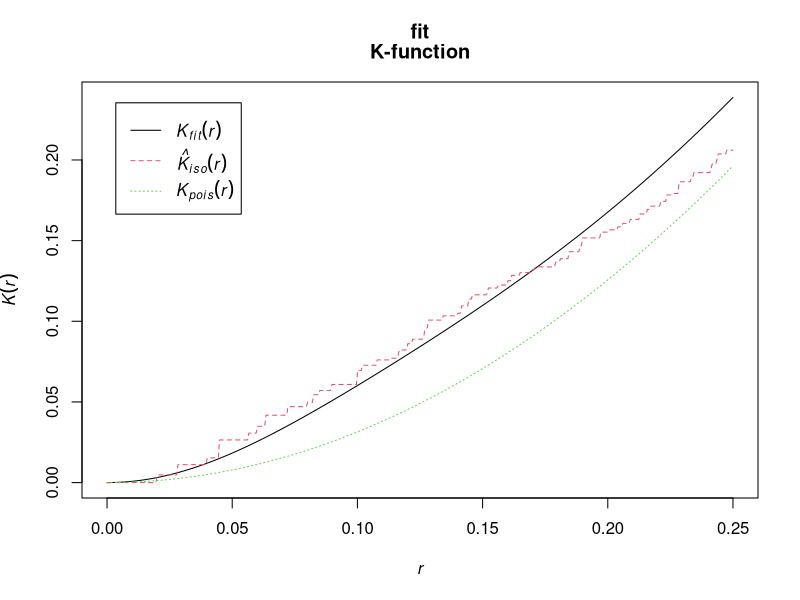
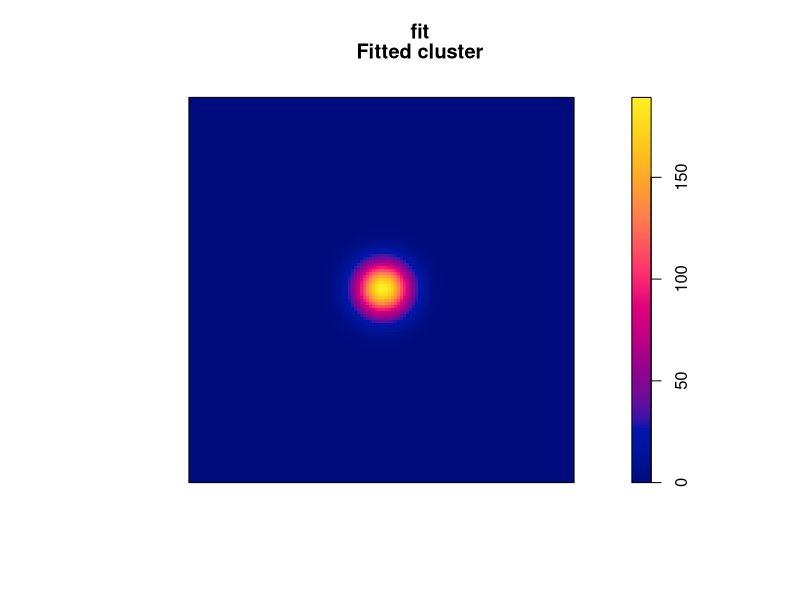
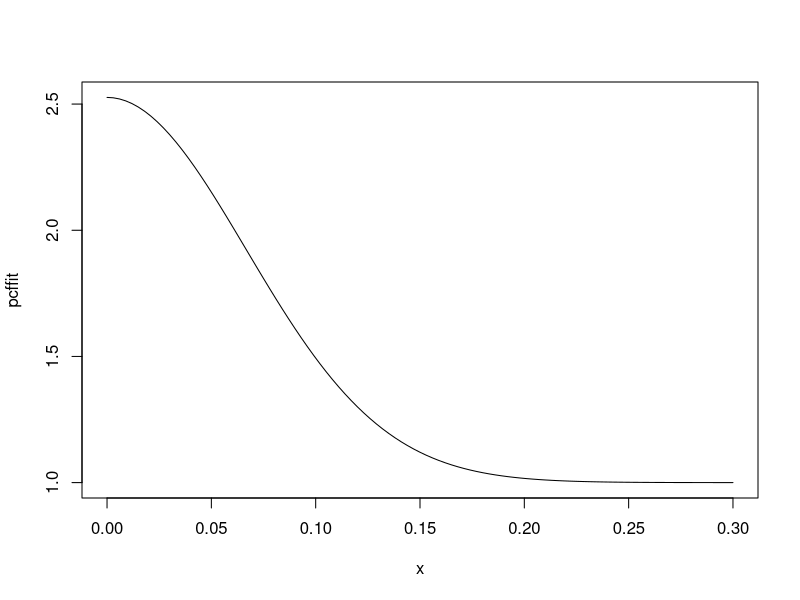

R code for these plots, in order: (Note: this script raises an error after producing the figures.)
## ---- chunk 1
# This option turns evaluation of R code off in this document. Remove it
# if you use it as a template for solving the lab exercise.
knitr::opts_chunk$set(eval = FALSE)
## ---- chunk 2
library(spatstat)
## ---- chunk 3
    fit <- kppm(redwood ~ 1, clusters="Thomas")
    fit
    plot(fit)
## ---- chunk 4
    fit2 <- kppm(redwood ~ 1, clusters="Thomas", startpar=c(kappa=10, scale=0.1))
## ---- chunk 5
    pcffit <- pcfmodel(fit)
    plot(pcffit, xlim = c(0, 0.3))
## ---- chunk 6
    ppm(swedishpines ~ 1, Strauss(R))
## ---- chunk 7
    rvals <- seq(5, 12, by=0.5)
## ---- chunk 8
    D <- data.frame(r = rvals)
## ---- chunk 9
    fitp <- profilepl(D, Strauss, swedishpines ~ 1)
## ---- chunk 10
    bestfit <- as.ppm(fitp)
## ---- chunk 11
fitp <- profilepl(D, Strauss, swedishpines ~ polynom(x,y,2))
